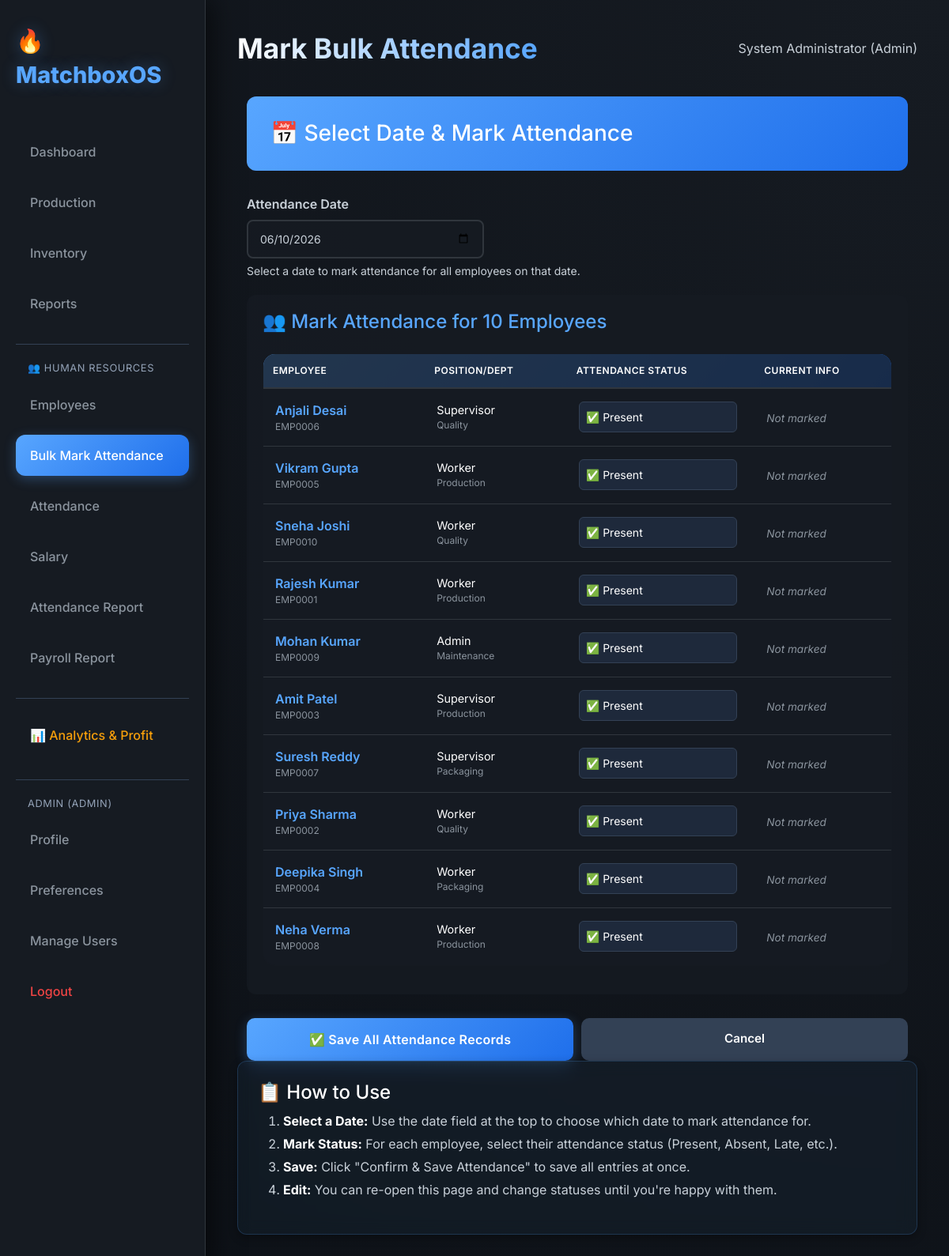
The app's page /employees/bulk-attendance (signed in) with its own data.
### Payroll/auth_models.py (models this page shows, shortened)
class User(UserMixin, db.Model):
    __tablename__ = 'user'
    id = db.Column(db.Integer, primary_key=True)
    username = db.Column(db.String(80), unique=True, nullable=False, index=True)
    email = db.Column(db.String(120), unique=True, nullable=False, index=True)
    password_hash = db.Column(db.String(255), nullable=False)
    full_name = db.Column(db.String(100))
    role = db.Column(db.String(20), default='operator')  # admin, operator, viewer
    is_active = db.Column(db.Boolean, default=True)
    created_at = db.Column(db.DateTime, default=datetime.datetime.utcnow)
    last_login = db.Column(db.DateTime)
    def has_permission(self, permission):
        permissions = {
            'admin': ['view', 'create', 'edit', 'delete', 'manage_users', 'reports', 'analytics'],
            'manager': ['view', 'create', 'edit', 'reports'],
            'supervisor': ['view', 'create'],
            'operator': ['view', 'create', 'edit'],
            'viewer': ['view']
        }
        return permission in permissions.get(self.role, [])

### Payroll/models.py (models this page shows, shortened)
class Employee(db.Model):
    __tablename__ = 'employee'
    id = db.Column(db.Integer, primary_key=True)
    employee_id = db.Column(db.String(20), unique=True,
                            nullable=False, index=True)
    first_name = db.Column(db.String(50), nullable=False)
    last_name = db.Column(db.String(50), nullable=False)
    email = db.Column(db.String(120), unique=True, nullable=True)
    phone = db.Column(db.String(20), nullable=True)
    department = db.Column(db.String(50), nullable=False)
    position = db.Column(db.String(50), nullable=False)
    hire_date = db.Column(db.Date, nullable=False)
    base_salary = db.Column(db.Float, default=0.0, nullable=False)
    employment_type = db.Column(db.String(20), default='permanent')
    status = db.Column(db.String(20), default='active')
    address = db.Column(db.Text, nullable=True)
    created_at = db.Column(db.DateTime, default=datetime.datetime.utcnow)
    updated_at = db.Column(
        db.DateTime, default=datetime.datetime.utcnow, onupdate=datetime.datetime.utcnow)
    attendance_records = db.relationship(
        'Attendance', backref='employee', lazy='dynamic', cascade='all, delete-orphan')
    salary_records = db.relationship(
        'Salary', backref='employee', lazy='dynamic', cascade='all, delete-orphan')
    __table_args__ = (
        db.CheckConstraint('base_salary >= 0', name='check_salary_positive'),
    )
    def get_full_name(self):
        return f'{self.first_name} {self.last_name}'

### Payroll/employee_routes.py (the view, shortened to what this page needs)
@emp_bp.route('/bulk-attendance', methods=['GET', 'POST'])
@login_required
def bulk_attendance():
    if not current_user.has_permission('create'):
        flash('You do not have permission to mark attendance.', 'danger')
        return redirect(url_for('employee.attendance_list'))
    attendance_date = request.args.get(
        'date', date.today().isoformat(), type=str)
    employees = Employee.query.filter_by(
        status='active').order_by(Employee.last_name).all()
    att_date = datetime.strptime(attendance_date, '%Y-%m-%d').date()
    existing_attendance = {}
    for att in Attendance.query.filter_by(date=att_date).all():
        existing_attendance[att.employee_id] = att.status
    return render_template('employee/bulk_attendance.html',
                           employees=employees,
                           attendance_date=attendance_date,
                           existing_attendance=existing_attendance)

### Payroll/app.py (called while the page is built)
@login_manager.user_loader
def load_user(user_id):
    return User.query.get(int(user_id))

### Payroll/templates/employee/bulk_attendance.html (shortened to what this page needs)
{% extends "base.html" %}
{% block header %}Mark Bulk Attendance{% endblock %}
{% block content %}
<div class="container">
    <div class="employee-header" style="margin-bottom: 30px;">
        <h2 style="margin: 0;">📅 Select Date & Mark Attendance</h2>
    </div>
    <form method="POST" action="{{ url_for('employee.bulk_attendance') }}">
        <div style="margin-bottom: 20px;">
            <label style="display: block; margin-bottom: 8px; color: var(--text-color); font-weight: 600;">
                Attendance Date
            </label>
            <input type="date" name="date" value="{{ attendance_date }}" required class="form-control form-control-lg"
                onchange="document.location.href='{{ url_for('employee.bulk_attendance') }}?date=' + this.value;"
                style="max-width: 300px;">
            <small style="color: var(--text-color); margin-top: 5px; display: block;">
                Select a date to mark attendance for all employees on that date.
            </small>
        </div>
        <div
            style="background: var(--card-bg); border-radius: 12px; padding: 20px; margin-top: 20px; overflow-x: auto;">
            <h4 style="margin-top: 0; color: var(--accent-color); margin-bottom: 20px;">
                👥 Mark Attendance for {{ employees|length }} Employees
            </h4>
            <table class="table" style="width: 100%; border-collapse: collapse;">
                <thead style="border-bottom: 2px solid var(--border-color);">
                    <tr>
                        <th style="padding: 12px; text-align: left; color: #8b949e;">Employee</th>
                        <th style="padding: 12px; text-align: left; color: #8b949e;">Position/Dept</th>
                        <th style="padding: 12px; text-align: left; color: #8b949e;">Attendance Status</th>
                        <th style="padding: 12px; text-align: left; color: #8b949e;">Current Info</th>
                    </tr>
                </thead>
                <tbody>
                    {% for emp in employees %}
                    <tr style="border-bottom: 1px solid var(--border-color);">
                        <td style="padding: 15px; vertical-align: middle;">
                            <div style="font-weight: 600; color: var(--accent-color);">{{ emp.get_full_name() }}
                            </div>
                            <div style="font-size: 0.75rem; color: #8b949e;">{{ emp.employee_id }}</div>
                        </td>
                        <td style="padding: 15px; vertical-align: middle;">
                            <div style="font-size: 0.9rem;">{{ emp.position }}</div>
                            <div style="font-size: 0.75rem; color: #8b949e;">{{ emp.department }}</div>
                        </td>
                        <td style="padding: 15px; vertical-align: middle;">
                            <select name="status_{{ emp.id }}" class="form-select"
                                style="max-width: 200px; padding: 8px; border-radius: 6px; background: #1e293b; color: white; border: 1px solid #334155;">
                                <option value="present" {% if existing_attendance.get(emp.id, 'present' )=='present'
                                    %}selected{% endif %}>✅ Present</option>
                            </select>
                        </td>
                        <td style="padding: 15px; vertical-align: middle;">
                            {% set last_status = existing_attendance.get(emp.id) %}
                            {% if last_status %}
                            <span style="font-size: 0.85rem; padding: 4px 10px; border-radius: 20px;
                                        {% if last_status == 'present' %} background: rgba(34, 197, 94, 0.1); color: #22c55e;
                                        {% elif last_status == 'absent' %} background: rgba(239, 68, 68, 0.1); color: #ef4444;
                                        {% else %} background: rgba(245, 158, 11, 0.1); color: #f59e0b; {% endif %}">
                                Saved: {{ last_status|capitalize }}
                            </span>
                            {% else %}
                            <span style="font-size: 0.85rem; color: #8b949e; font-style: italic;">Not marked</span>
                            {% endif %}
                        </td>
                    </tr>
                    {% endfor %}
                </tbody>
            </table>
        </div>
        <div style="margin-top: 30px; display: flex; gap: 10px;">
            <button type="submit" class="btn btn-primary"
                style="flex: 1; padding: 15px; font-size: 1rem; border-radius: 10px;">
                ✅ Save All Attendance Records
            </button>
            <a href="{{ url_for('employee.attendance_list') }}" class="btn"
                style="padding: 15px; background-color: #334155; color: white; border: none; border-radius: 10px; text-decoration: none; flex: 1; text-align: center;">
                Cancel
            </a>
        </div>
    </form>
</div>
<div class="card" style="background: rgba(88, 166, 255, 0.05); border: 1px solid rgba(88, 166, 255, 0.2);">
    <h4 style="margin-top: 0; color: var(--accent-color);">📋 How to Use</h4>
    <ol style="color: var(--text-color); line-height: 1.8;">
        <li><strong>Select a Date:</strong> Use the date field at the top to choose which date to mark attendance
            for.</li>
        <li><strong>Mark Status:</strong> For each employee, select their attendance status (Present, Absent, Late,
            etc.).</li>
        <li><strong>Save:</strong> Click "Confirm & Save Attendance" to save all entries at once.</li>
        <li><strong>Edit:</strong> You can re-open this page and change statuses until you're happy with them.</li>
    </ol>
</div>
</div>
{% endblock %}

### Payroll/templates/base.html (shortened to what this page needs)
<!DOCTYPE html>
<html lang="en">
<head>
    <link href="https://cdn.jsdelivr.net/npm/bootstrap@5.3.0/dist/css/bootstrap.min.css" rel="stylesheet">
    <link rel="stylesheet" href="https://cdnjs.cloudflare.com/ajax/libs/font-awesome/6.4.0/css/all.min.css">
    <link rel="stylesheet" href="{{ url_for('static', filename='css/style.css') }}?v=999999">
</head>
<body>
    <div class="sidebar">
        <div class="logo">🔥 MatchboxOS</div>
        <nav>
            <a href="{{ url_for('main.dashboard') }}"
                class="nav-link {% if request.endpoint == 'main.dashboard' %}active{% endif %}">Dashboard</a>
            <a href="{{ url_for('main.production') }}"
                class="nav-link {% if request.endpoint == 'main.production' %}active{% endif %}">Production</a>
            <a href="{{ url_for('main.inventory') }}"
                class="nav-link {% if request.endpoint == 'main.inventory' %}active{% endif %}">Inventory</a>
            {% if current_user.role != 'supervisor' %}
            <a href="{{ url_for('main.reports') }}"
                class="nav-link {% if request.endpoint == 'main.reports' %}active{% endif %}">Reports</a>
            {% endif %}
            <div style="margin-top: 25px; border-top: 1px solid #334155; padding-top: 20px;">
                <div
                    style="color: #94a3b8; font-size: 0.8rem; padding: 0 15px 10px; text-transform: uppercase; letter-spacing: 0.05em;">
                    👥 Human Resources
                </div>
                <a href="{{ url_for('employee.list_employees') }}"
                    class="nav-link {% if request.endpoint == 'employee.list_employees' %}active{% endif %}">Employees</a>
                <a href="{{ url_for('employee.bulk_attendance') }}"
                    class="nav-link {% if request.endpoint == 'employee.bulk_attendance' %}active{% endif %}">Bulk Mark
                    Attendance</a>
                <a href="{{ url_for('employee.attendance_list') }}"
                    class="nav-link {% if request.endpoint == 'employee.attendance_list' %}active{% endif %}">Attendance</a>
                {% if current_user.role != 'supervisor' %}
                <a href="{{ url_for('employee.salary_list') }}"
                    class="nav-link {% if request.endpoint == 'employee.salary_list' %}active{% endif %}">Salary</a>
                {% endif %}
                <a href="{{ url_for('employee.attendance_report') }}"
                    class="nav-link {% if request.endpoint == 'employee.attendance_report' %}active{% endif %}">Attendance
                    Report</a>
                {% if current_user.role != 'supervisor' %}
                <a href="{{ url_for('employee.payroll_report') }}"
                    class="nav-link {% if request.endpoint == 'employee.payroll_report' %}active{% endif %}">Payroll
                    Report</a>
                {% endif %}
            </div>
            {% if current_user.is_authenticated and current_user.role == 'admin' %}
            <div style="margin-top: 25px; border-top: 1px solid #334155; padding-top: 20px;">
                <a href="{{ url_for('main.analytics') }}"
                    class="nav-link {% if request.endpoint == 'main.analytics' %}active{% endif %}"
                    style="color: #f59e0b;">📊 Analytics & Profit</a>
            </div>
            {% endif %}
            <div style="margin-top: 30px; border-top: 1px solid #334155; padding-top: 20px;">
                {% if current_user.is_authenticated %}
                <div
                    style="color: #94a3b8; font-size: 0.8rem; padding: 0 15px 10px; text-transform: uppercase; letter-spacing: 0.05em;">
                    {{ current_user.username }} ({{ current_user.role }})
                </div>
                <a href="{{ url_for('auth.profile') }}"
                    class="nav-link {% if request.endpoint == 'auth.profile' %}active{% endif %}">Profile</a>
                <a href="{{ url_for('auth.preferences') }}"
                    class="nav-link {% if request.endpoint == 'auth.preferences' %}active{% endif %}">Preferences</a>
                {% if current_user.has_permission('manage_users') %}
                <a href="{{ url_for('auth.users') }}"
                    class="nav-link {% if request.endpoint == 'auth.users' %}active{% endif %}">Manage Users</a>
                {% endif %}
                <a href="{{ url_for('auth.logout') }}" class="nav-link" style="color: #ef4444;">Logout</a>
                {% else %}
                <a href="{{ url_for('auth.login') }}"
                    class="nav-link {% if request.endpoint == 'auth.login' %}active{% endif %}">Login</a>
                {% endif %}
            </div>
        </nav>
    </div>
    <div class="main-content">
        <header>
            <h1>{% block header %}Dashboard{% endblock %}</h1>
            <div class="user-profile">
                {% if current_user.is_authenticated %}
                {{ current_user.full_name or current_user.username }} ({{ current_user.role|capitalize }})
                {% else %}
                Guest
                {% endif %}
            </div>
        </header>
        {% block content %}{% endblock %}
</body>
</html>

### Payroll/templates/employee/bulk_attendance.html (style rules this page uses)
.container { max-width: 1400px; margin: 0 auto; }

### records on screen
User: username "ADMIN", role "ADMIN", full_name "System Administrator", role "Admin"
Employee: get_full_name "Anjali Desai", employee_id "EMP0006", position "Supervisor", department "Quality", id "✅ Present"
Employee: get_full_name "Vikram Gupta", employee_id "EMP0005", position "Worker", department "Production", id "✅ Present"
Employee: get_full_name "Sneha Joshi", employee_id "EMP0010", position "Worker", department "Quality", id "✅ Present"
Employee: get_full_name "Rajesh Kumar", employee_id "EMP0001", position "Worker", department "Production", id "✅ Present"
Employee: get_full_name "Mohan Kumar", employee_id "EMP0009", position "Admin", department "Maintenance", id "✅ Present"
Employee: get_full_name "Amit Patel", employee_id "EMP0003", position "Supervisor", department "Production", id "✅ Present"
Employee: get_full_name "Suresh Reddy", employee_id "EMP0007", position "Supervisor", department "Packaging", id "✅ Present"
Employee: get_full_name "Priya Sharma", employee_id "EMP0002", position "Worker", department "Quality", id "✅ Present"
Employee: get_full_name "Deepika Singh", employee_id "EMP0004", position "Worker", department "Packaging", id "✅ Present"
Employee: get_full_name "Neha Verma", employee_id "EMP0008", position "Worker", department "Production", id "✅ Present"

### other values on screen
{{ employees|length }} "10"
